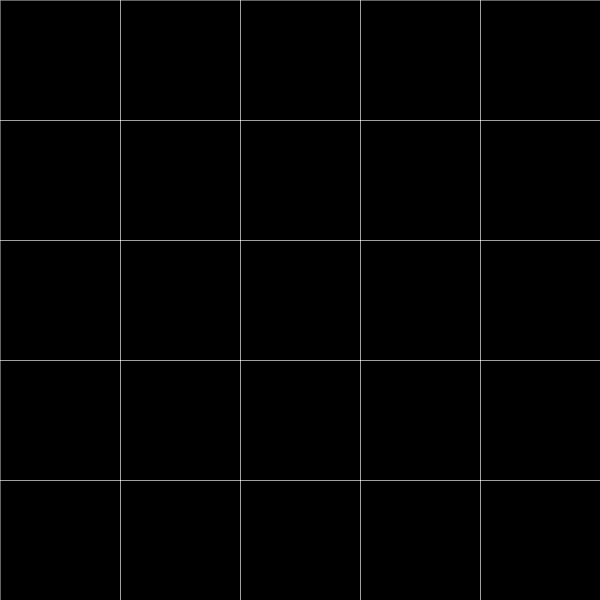
Frame 1 (no input)
Frame 60 (the mouse pressed at the canvas centre just before this capture): identical to frame 1, image omitted
Frame 120 (the mouse held since frame 60 and released just before this capture): identical to frame 1, image omitted

The Processing sketch that drew this single still picture (run headless with seeded random() and noise(); from frame 60 on, the mouse is pressed at the canvas centre):

// Processing sketch: MainScript
// ── MainScript.pde
GameManager gm;

void setup(){
  size(600, 600);
  frameRate(30);
  
  gm = new GameManager();
}

void draw(){
  background(0);
  
  gm.display();
}

// ── Board.pde
class Board {
  GameManager gm;
  float cellSize;
  
  ArrayList<Cell> cells;

  Board(GameManager g) {
    this.gm = g;
    
    this.cells = new ArrayList<Cell>();
    
    this.cellSize = min(width, height)/this.gm.nbrCells;
    for (int i=0; i<this.gm.nbrCells; i++) {
      for (int j=0; j<this.gm.nbrCells; j++) {
        Cell cell = new Cell(this);
        this.cells.add(cell);
      }
    }
  }

  void display() {
    for(int i=0; i<this.gm.nbrCells; i++){
      for(int j=0; j<this.gm.nbrCells; j++){
        Cell cell = this.cells.get(j*this.gm.nbrCells+i);
        translate(i*this.cellSize, j*this.cellSize);
        cell.display();
        translate(-i*this.cellSize, -j*this.cellSize);
      }
    }
  }
}

// ── Cell.pde
class Cell{
  Board board;
  boolean walls[];
  
  Cell(Board b){
    this.board = b;
    
    this.walls = new boolean[4];
    for(int i=0; i<4; i++) walls[i] = false;
  }
  
  void display(){
    if(this.walls[0]) {
      stroke(255, 0, 0, 150);
    } else {
      stroke(255, 100);
    }
    line(0, 0, this.board.cellSize, 0);
    if(this.walls[1]) {
      stroke(255, 0, 0, 150);
    } else {
      stroke(255, 100);
    }
    line(this.board.cellSize, 0, this.board.cellSize, this.board.cellSize);
    if(this.walls[2]) {
      stroke(255, 0, 0, 150);
    } else {
      stroke(255, 100);
    }
    line(this.board.cellSize, this.board.cellSize, 0, this.board.cellSize);
    if(this.walls[3]) {
      stroke(255, 0, 0, 150);
    } else {
      stroke(255, 100);
    }
    line(0, this.board.cellSize, 0, 0);
  }
}

// ── GameManager.pde
class GameManager{
  // Re-arrange the variable by type and alphabetical order
  
  boolean player1Turn;
  int nbrCells;
  Board board;
  
  GameManager(){
    this.player1Turn = true;
    this.nbrCells = 5;
    this.board = new Board(this);
    
  }
  
  void display(){
    this.board.display();
  }
}

// ── Piece.pde
class Piece {
  GameManager gm;

  int column;
  int line;

  boolean player1;

  Piece(GameManager g, boolean p) {
    this.gm = g;
    this.player1 = p;

    if (this.gm.nbrCells%2 == 0) {
      this.column = this.gm.nbrCells/2 - 1;
    } else {
      this.column = (this.gm.nbrCells-1)/2;
    }
    if (this.player1) {
      this.line = 0;
    } else {
      this.line = this.gm.nbrCells-1;
    }
  }

  void update() {
  }

  void display() {
  }
}
